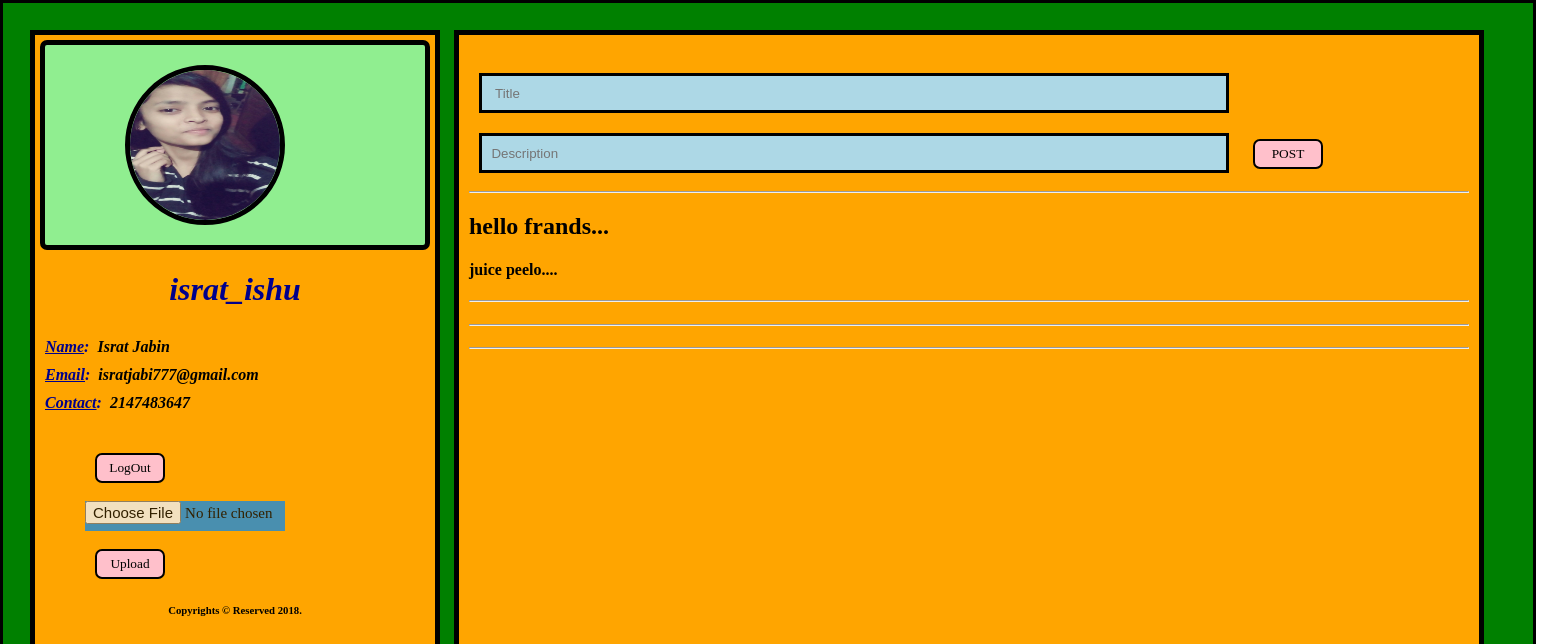
The app's page /ansupro/profile.php (signed in) with its own data.
### tables this page shows
CREATE TABLE `register` (
  `id` int(11) NOT NULL,
  `email` varchar(255) NOT NULL,
  `fname` varchar(255) NOT NULL,
  `phone` int(11) NOT NULL,
  `uname` varchar(20) NOT NULL,
  `pass` varchar(20) NOT NULL,
  `image` varchar(255) NOT NULL
);

CREATE TABLE `posts` (
  `id` int(11) NOT NULL,
  `userid` int(11) NOT NULL,
  `title` varchar(100) NOT NULL,
  `description` varchar(550) NOT NULL,
  `imagepost` varchar(255) NOT NULL
);

### ansupro/profile.php (the view, shortened to what this page needs)
<?php
if(isset($_SESSION["loggedIn"])) {
	if(!empty($_SESSION["loggedInUserId"])) {
		$id = $_SESSION["loggedInUserId"];
		$servername = "localhost";
		$username = "root";
		$dbname = "social";
		$conn = new mysqli($servername, $username,null, $dbname);
		$sql = "SELECT * FROM register WHERE id = " .$id;
		$result = $conn->query($sql);
		$record = $result->fetch_assoc();
		$sql1 = "SELECT title, description, imagepost FROM posts INNER JOIN register ON posts.userid = register.id WHERE userid = ".$id;
		$postsResult = $conn->query($sql1);
}else {
	header("Location: login.php");
}
}
?>
	<html>
	<head>
		<link rel="stylesheet" type="text/css" href="css/style.css">
	</head>
	<body>
		<div class="wrapper">
			<div class="left">
			<div class="cover">
				<img class="profile" src=<?php echo $record["image"]?> width="150" height="150">
			</div>
				<h1 class="name"><?php echo $record["uname"]; ?></h1><br>
				<h4 class="subtitle"><span style="color:darkblue;"><u>Name</u>: </span>&nbsp;<?php echo $record["fname"]; ?></h4>
				<h4 class="subtitle"><span style="color:darkblue"><u>Email</u>: </span>&nbsp;<?php echo $record["email"]; ?></h4>
				<h4 class="subtitle"><span style="color:darkblue"><u>Contact</u>: </span> &nbsp;<?php echo $record["phone"]; ?></h4>
				<br><br>
				<form action="logout.php">
				<input type="submit" value="LogOut">
				</form><br>
				<br>
				<form action="insertimage.php" method="post" enctype="multipart/form-data">
				<input type="file"  name="fileToUpload" /><br><br>
				<input type="submit" value="Upload" />
				</form>
				<br>
				<center><h6>Copyrights &copy; Reserved 2018.</h6></center>
			</div>
			<div class="right">
			<br>
				<form action="fetch.php" method="post" enctype="multipart/form-data">
				<input type="text" name="title"  placeholder="&nbsp; &nbsp;Title">
				<input type="text" name="description" placeholder="&nbsp;&nbsp;Description">
				<input type="submit" id="submit-button" value="POST">
				</form>
				<br>
				<hr>
				<?php
				while($row = $postsResult->fetch_assoc())
				{
				echo "<p><h2>".$row["title"]."</h2><p>";
				echo "<p><h4>".$row["description"]."</h4><p><hr>";
				}
				?>
			</div>
	</body>
</html>

### ansupro/css/style.css (style rules this page uses)
html, body { background-color: white; background-size: cover; display: flex; height: 100%; margin: 0px; padding: 0px; font-family: times new roman; }
form { display: inline; }
input[type="file"] { margin-left: 50px; }
.name { color: darkblue; font-family: times new roman; text-align: center; margin-bottom: 2px; font-style: italic; }
.subtitle { margin: 5px; margin-left: 10px; margin-top: 10px; }
.wrapper { background-color: green; width: 1530px; display: flex; flex-direction: row; height: 100%; border: 3px solid black; }
.right { background-color: orange; background-size: cover; margin: 7px; margin-top: 27px; margin-right:15px; margin-bottom: 27px; width: 1000px; border: 5px solid black; border-radius: 0px; overflow: scroll; padding: 10px; }
.left { background-color: orange; background-size: cover; border: 5px solid black; border-radius: 0px; margin: 7px; width: 400px; margin-top: 27px; margin-left: 27px; margin-bottom: 27px; }
.cover { background-color: lightgreen; margin: 5px; border: none; border: 5px solid black; border-radius: 7px; }
.profile { margin: 20px; margin-left: 80px; border: 5px solid black; border-radius: 100%; }
input[type="submit"], input[type="button"] { width: 70px; height: 30px; margin-left: 60px; border: 2px solid black; border-radius: 7px; background-color: pink; color: Black; font-style: bold; font-family: algerian; cursor: pointer; }
input[type="text"] { border: none; margin: 10px; height: 40px; background-color: lightblue; width: 75%; border-radius: 0px; resize: both; overflow: auto; border: 3px solid black; }
#submit-button { margin-left: 10px; }
img { margin: 5px; border: 0px solid black; border-radius: 5px; cursor: pointer; }
.subtitle { font-style: italic; }
h1 { font-style: italic; }
input[type="file"] { height: 30px; opacity: 0.8; font-size: 15px; font-family: georgian; font-weight: 500; color: black; background-color: #1c8adb; display: inline-block; width: 200px; }

### records on screen
register: image (picture), uname "israt_ishu", fname "Israt Jabin", email "isratjabi777@gmail.com", phone "2147483647"
posts: title "hello frands...", description "juice peelo...."
